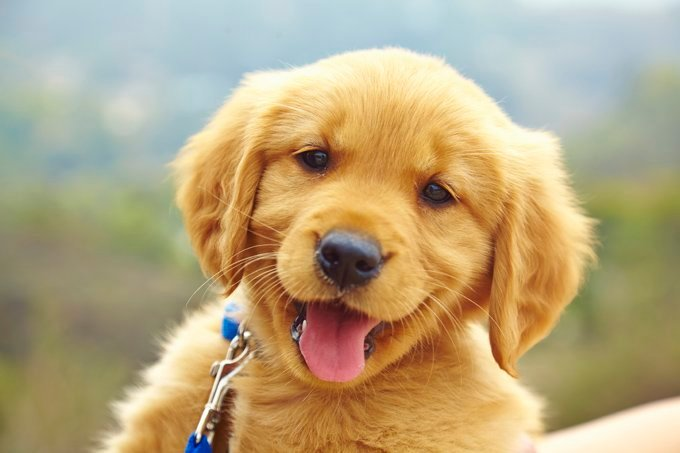
#> input picture neuralnetworks/cnn/pup.jpg, 680 x 453 px
$ jupyter execute 01_image_processing.ipynb
#> lines starting #> are read from the running program, lines starting #| are printed output that depends on the picture
[cell 1]
import cv2

[cell 2]
import cv2
import numpy as np

image = cv2.imread('pup.jpg')
#> image is the input picture: shape (453, 680, 3); mean B, G, R 127.1, 165.4, 183.4

[cell 3]
cv2.imshow('Original', image)

[cell 4]
# let's downscale the image using new  width and height
down_width = 300
down_height = 200
down_points = (down_width, down_height)
resized_down = cv2.resize(image, down_points, interpolation= cv2.INTER_LINEAR)

# let's upscale the image using new  width and height
up_width = 600
up_height = 400
up_points = (up_width, up_height)
resized_up = cv2.resize(image, up_points, interpolation= cv2.INTER_LINEAR)

[cell 5]
# Cropping
img = cv2.imread('test.jpg')
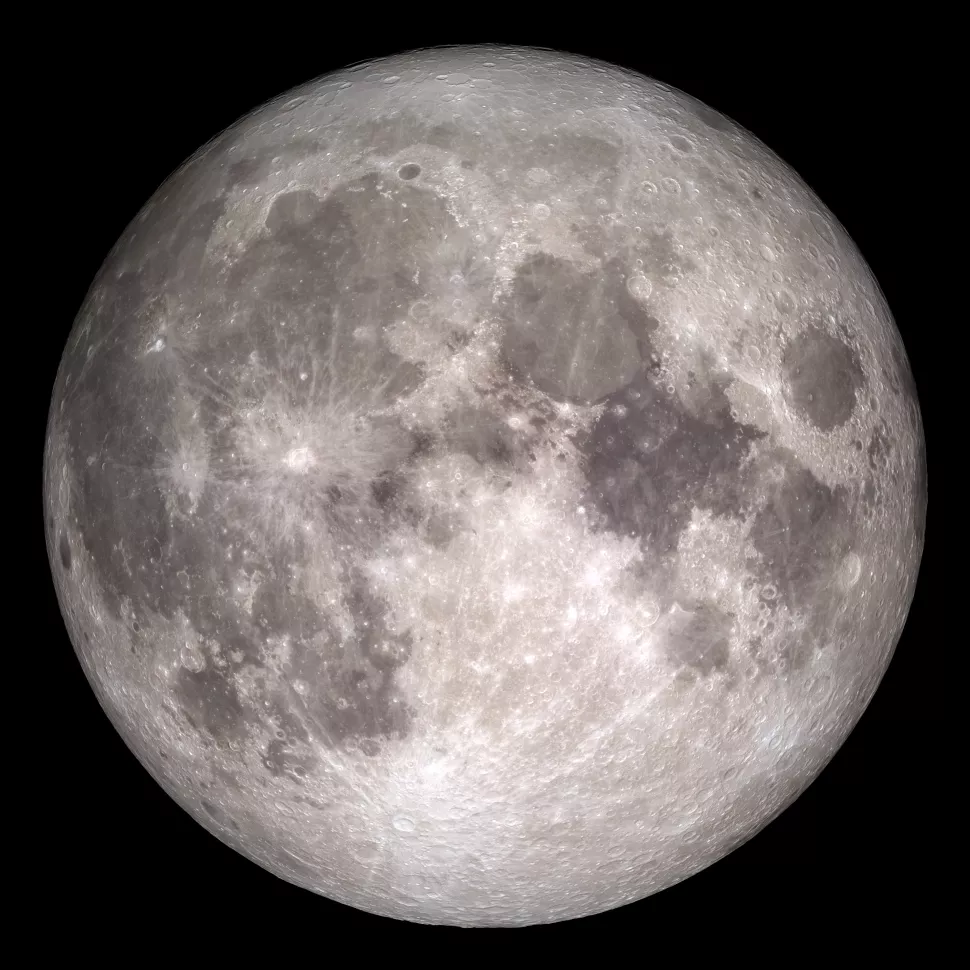
#> input picture neuralnetworks/cnn/test.jpg, 970 x 970 px
#> img is the input picture: shape (970, 970, 3); mean B, G, R 95.1, 96.5, 103.1
print(img.shape) # Print image shape
#| (970, 970, 3)
cv2.imshow("original", img)

# Cropping an image
cropped_image = img[80:280, 150:330]
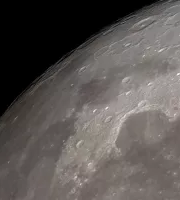
#> cropped_image: shape (200, 180, 3); mean B, G, R 83.3, 85.9, 91

# Display cropped image
cv2.imshow("cropped", cropped_image)

[cell 6]
# Apply identity kernel
kernel1 = np.array([[0, 0, 0],
                    [0, 1, 0],
                    [0, 0, 0]])

identity = cv2.filter2D(src=image, ddepth=-1, kernel=kernel1)

cv2.imshow('Original', image)
cv2.imshow('Identity', identity)

cv2.waitKey()
cv2.imwrite('identity.jpg', identity)
#> Out = True

[cell 7]
# Apply blurring kernel
kernel2 = np.ones((5, 5), np.float32) / 25
img = cv2.filter2D(src=image, ddepth=-1, kernel=kernel2)
#> img: shape (453, 680, 3)

cv2.imshow('Original', image)
cv2.imshow('Kernel Blur', img)

cv2.waitKey()
cv2.imwrite('blur_kernel.jpg', img)
#> Out = True
